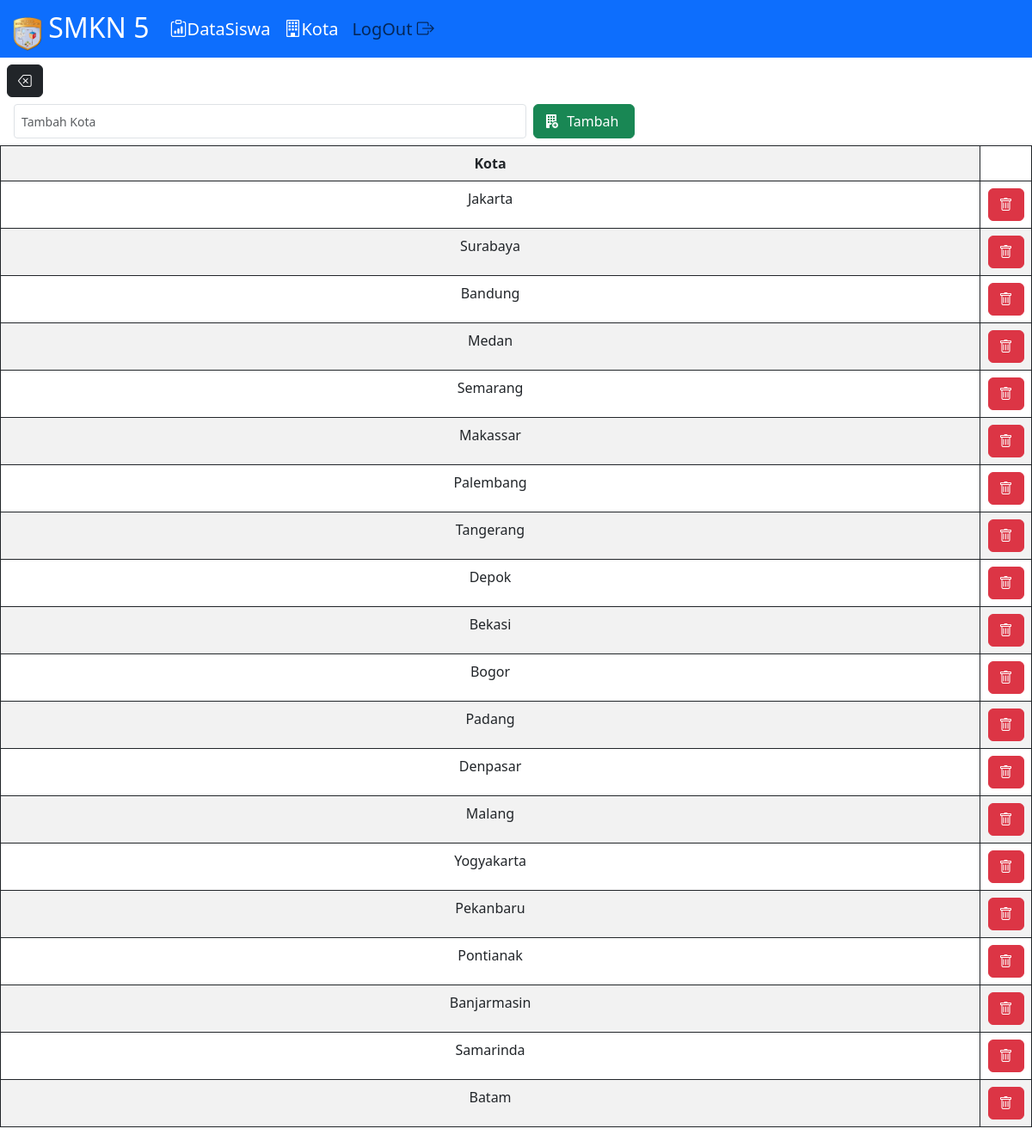
Page /belajarphp/asset/kota.php (signed in) on the committed database.
### tables this page shows
CREATE TABLE IF NOT EXISTS `kota` (
  `id` int(11) NOT NULL AUTO_INCREMENT,
  `asalkota` varchar(255) DEFAULT NULL,
  PRIMARY KEY (`id`)
);

### belajarphp/asset/kota.php (the view, shortened to what this page needs)
<?php
include('../asset/navbar.php');
$role = $_SESSION['role'];
$permissions = explode(',', $_SESSION['user']['izin']);
?>
<!DOCTYPE html>
<html lang="en">
<head>
    <link href="https://cdn.jsdelivr.net/npm/bootstrap@5.3.0/dist/css/bootstrap.min.css" rel="stylesheet">
    <link rel="stylesheet" href="https://cdn.jsdelivr.net/npm/bootstrap-icons/font/bootstrap-icons.css">
</head>
<body>
    <div class="mt-2 ms-2">
        <a class="btn btn-dark" href="../login/dashboard.php"><i class="bi bi-backspace"></i></a>
        <?php if($role == 'admin' || in_array('edit', $permissions)): ?>
        <form action="" method="POST" class="d-flex mt-2">
            <input class="form-control form-control-sm w-50 ms-2" type="text" name="tambahkota" placeholder="Tambah Kota">
            <div class="btn btn-success ms-2">
                <span><i class="bi bi-building-fill-add"></i></span>
                <input style="background: transparent; border: none; color: white;" type="submit" name="btntambahkota" value="Tambah">
            </div>
        </form>
        <?php endif ?>
    </div>
    <div>
    <table border="1" class="table table-striped table-bordered border-dark mt-2">
        <tr>
            <th style="text-align:center;">Kota</th>
        </tr>
        <?php
        include_once('koneksi.php');
        $QkotaB = "SELECT * FROM kota";
        $RkotaB = mysqli_query($conn, $QkotaB);
        while($tampil = mysqli_fetch_array($RkotaB)){
        ?>
        <tr>
            <td style="text-align:center"><?php echo $tampil['asalkota'] ?></td>
            <td class="gap-1" style="text-align:center; width: 5%;">
                <?php if($role == 'admin' || in_array('delete', $permissions)): ?>
                <a class="btn btn-danger" href="?id=<?php echo $tampil['id'] ?>"><i class="bi bi-trash"></i></a>
                <?php endif ?>
            </td>
        </tr>
        <?php } ?>
    </table>
    </div>
</body>
</html>

### rows in the picture
kota: asalkota "Jakarta"
kota: asalkota "Surabaya"
kota: asalkota "Bandung"
kota: asalkota "Medan"
kota: asalkota "Semarang"
kota: asalkota "Makassar"
kota: asalkota "Palembang"
kota: asalkota "Tangerang"
kota: asalkota "Depok"
kota: asalkota "Bekasi"
kota: asalkota "Bogor"
kota: asalkota "Padang"
kota: asalkota "Denpasar"
kota: asalkota "Malang"
kota: asalkota "Yogyakarta"
kota: asalkota "Pekanbaru"
kota: asalkota "Pontianak"
kota: asalkota "Banjarmasin"
kota: asalkota "Samarinda"
kota: asalkota "Batam"
